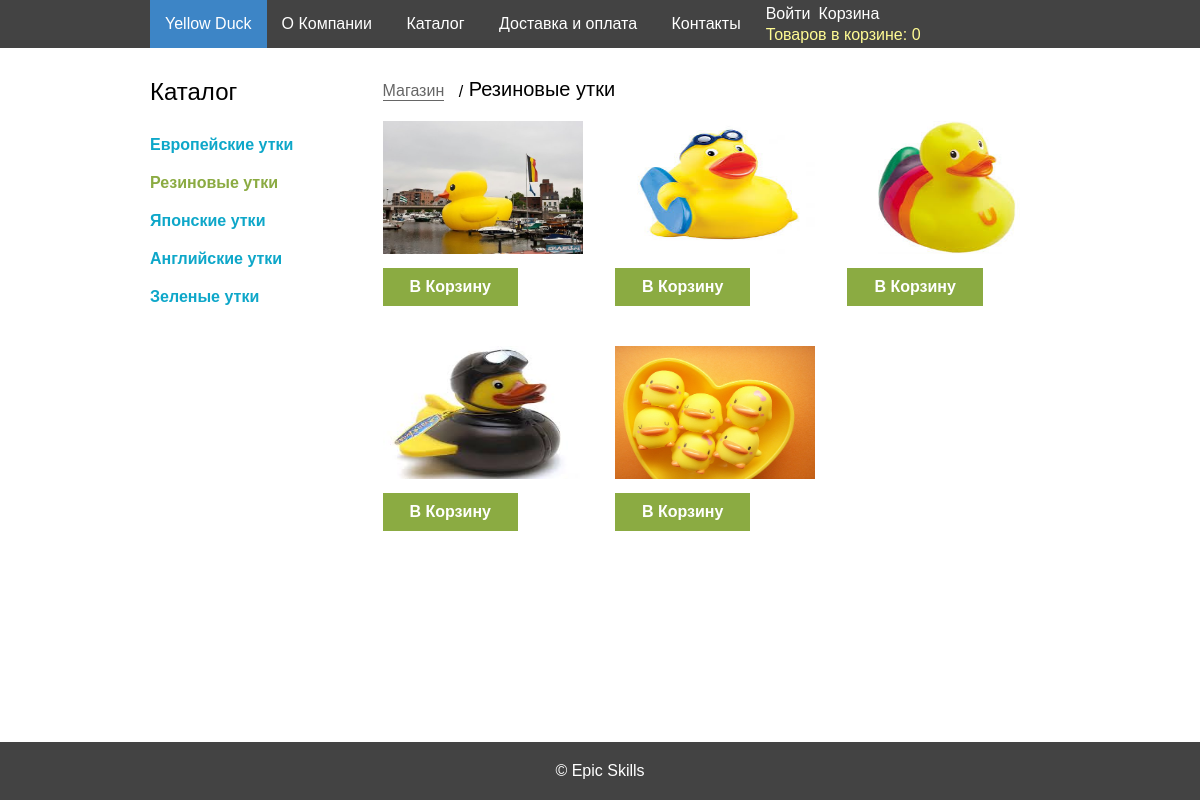
The app's page /category/?id=3 with its own data.
### tables this page shows
CREATE TABLE `categories` ( 
	`id` Int( 11 ) AUTO_INCREMENT NOT NULL, 
	`title` VarChar( 255 ) NOT NULL, 
	`created_at` DateTime NULL DEFAULT CURRENT_TIMESTAMP, 
	`updated_at` DateTime NULL DEFAULT CURRENT_TIMESTAMP,
	 PRIMARY KEY ( `id` )
 )
CHARACTER SET = utf8
COLLATE = utf8_general_ci;

CREATE TABLE `products` ( 
	`id` Int( 11 ) AUTO_INCREMENT NOT NULL, 
	`title` VarChar( 255 ) NOT NULL, 
	`description` Text NULL, 
	`price` Double( 7, 2 ) NOT NULL, 
	`image_id` Int( 11 ) NOT NULL DEFAULT '1', 
	`created_at` DateTime NULL, 
	`updated_at` DateTime NOT NULL, 
	`category_id` Int( 11 ) NULL,
	 PRIMARY KEY ( `id` )
 )
CHARACTER SET = utf8
COLLATE = utf8_general_ci;

CREATE TABLE `images` ( 
	`id` Int( 11 ) AUTO_INCREMENT NOT NULL, 
	`photo` VarChar( 255 ) NOT NULL, 
	`created_at` DateTime NULL, 
	`updated_at` DateTime NULL,
	 PRIMARY KEY ( `id` )
 )
CHARACTER SET = utf8
COLLATE = utf8_general_ci;

### src/autoload.php (called while the page is built, shortened)
<?php
function autoload($className) {
    $src_path = __DIR__ . '/../src/';
    $className = ltrim($className, '\\');
    $fileName  = '';
    if ($lastNsPos = strrpos($className, '\\')) {
        $namespace = substr($className, 0, $lastNsPos);
        $className = substr($className, $lastNsPos + 1);
        $fileName  = str_replace('\\', DIRECTORY_SEPARATOR, $namespace) . DIRECTORY_SEPARATOR;
    }
    $fileName .= str_replace('_', DIRECTORY_SEPARATOR, $className) . '.php';
}

### src/App/DB/Connection.php (called while the page is built, shortened)
<?php
class Connection {
    private $connection;
    public function __construct($username,$password) {
        try {
            $this->connection = new \PDO(
                'mysql:host=localhost;dbname=duck_store;charset=utf8',
                $username,
                $password
            );
        } catch (\Exception $e) {
            die($e->getMessage());
        }
    }
    public function prepare($sql) {
        return $this->connection->prepare($sql);
    }
}

### src/App/DB/Categories.php (called while the page is built, shortened)
<?php
class Categories {
    public static function getAll(Connection $connection) {
        $cat_stmt = $connection->prepare("SELECT * FROM `categories`");
        $cat_stmt->execute();
        return $cat_stmt->fetchAll(\PDO::FETCH_ASSOC);
    }
    public static function get($id, Connection $connection) {
        $stmt = $connection->prepare("SELECT * FROM `categories` WHERE `categories`.`id` = :id");
        $stmt->execute(['id' => $id]);
        return $stmt->fetch(\PDO::FETCH_ASSOC);
    }
}

### src/App/DB/Products.php (called while the page is built, shortened)
<?php
class Products {
    public static function getByCategory($categoryId,Connection $connection) {
        $statement = $connection->prepare('SELECT p.id, p.title, p.description, p.price, p.category_id, p.updated_at, i.photo
 FROM `products` p INNER JOIN `images` i ON p.image_id = i.id WHERE p.category_id = :id GROUP BY p.id');
        $statement->execute(['id' => $categoryId]);
        $products = $statement->fetchAll(\PDO::FETCH_ASSOC);
        return $products;
    }
}

### src/templates/_shop_element.php (the view)
<div class="item-block column column4">
	<a href="<?= \App\Utilities\Options::URL ?>/product/?id=<?=$products[$i]['id']?>" class="item" title="<?=$products[$i]['title'];?>">
		<img src="<?=$products[$i]['photo']?>" alt="<?=$products[$i]['title'];?>">
	</a>
	<a href="<?= \App\Utilities\Options::URL ?>/cart/add/?item=<?=$products[$i]['id']?>" class="btn-basket">
        В Корзину
    </a>
</div>

### src/category.php (shortened to what this page needs)
<?php
$flag = false;
$products = [];
if ((isset($_GET['id']))&&(is_numeric($_GET['id']))) {
    $id = $_GET['id'];
    $category = \App\DB\Categories::get($id, $connection);
    if (!$flag) {
        $products = \App\DB\Products::getByCategory($category['id'], $connection);
    }
} else {
    $flag = true;
    $category['title'] = "Неизвестная категория";
}
include_once __DIR__ . '/templates/_header.php';
include_once __DIR__ . '/templates/_top_menu.php';
?>
    <section>
        <div class="container">
            <div class="row clearfix">
                <?php include_once 'templates/_menu.php'; ?>
                <div class="column column9">
                    <div class="catalog">
                        <div class="breadcrumbs">
                            <a href="<?= \App\Utilities\Options::URL ?>">Магазин</a>
                            <p><?=$category['title']?></p>
                        </div>
                        <div class="row clearfix">
                            <?php
                            if (!empty($products)) {
                                include_once __DIR__ . '/templates/_pagination-cat.php';
                            }
                            ?>
                        </div>
                    </div>
                </div>
            </div>
        </div>
    </section>
<?php include_once __DIR__ . '/templates/_footer.php';

### src/templates/_menu.php (shortened to what this page needs)
<aside class="column column3">
	<h2>Каталог</h2>
	<ul class="categories">
        <?php
        foreach ($categories as $_category) {
            echo "<li><a href='"
                . \App\Utilities\Options::URL
                . "/category/?id="
                . $_category['id'] . "'>"
                . $_category['title'] . "</a></li>";
        }
        ?>
	</ul>
</aside>

### src/templates/_pagination-cat.php (shortened to what this page needs)
<?php
$count_of_items_on_page = 9;
$count = ceil(count($products) / $count_of_items_on_page);
if ((isset($_GET['page'])&&(is_numeric($_GET['page'])) && ($_GET['page'] <= $count))) {
    $page = $_GET['page'];
} else {
    $page = "1";
}
if ($page <= $count) {
    $offset = (intval($page)-1)*$count_of_items_on_page;
    for ($i = $offset; $i < $offset + $count_of_items_on_page; $i++) {
        if ($i < count($products)) {
            if (isset($_SESSION['user_id'])) {
                include "_shop_element_admin.php";
            } else {
                include "_shop_element.php";
            }
        }
    }
} else {
    echo "Список товаров пуст";
}

### web/css/style.css (style rules this page uses)
* { margin: 0; padding: 0; -webkit-box-sizing: border-box; -moz-box-sizing: border-box; box-sizing: border-box; }
body { background-color: #fff; width: 100%; }
.clearfix::after { content: ''; display: table; clear: both; }
.container { width: 960px; margin-right: auto; margin-left: auto; padding-left: 30px; padding-right: 30px;margin: 0 auto; }
.row { margin-left: -15px; margin-right: -15px; }
.column { position: relative; min-height: 1px; padding-left: 15px; padding-right: 15px; float: left; }
.column3 { width: 25%; }
.column4 { width: 33.33%; }
.column9 { width: 75%; }
.column4:nth-of-type(3n+1) { clear: both; }
a { text-decoration: none; }
li { list-style-type: none; }
p { font-size: 16px; }
h1,h2,h3 { font-weight: normal; }
h2 { font-size: 24px; margin-bottom: 20px; }
nav li,nav li a,.btn-basket { display: inline-block; }
aside a { display: block; color: #0ea7c9; padding: 10px 0; font-size: 16px; font-weight: bold; }
.item-block { margin-bottom: 40px; }
.item-block img { width: 200px; height: 133px; margin-bottom: 10px; }
.btn-basket { background-color: #8bab42; color: #fff; padding: 10px 27px; font-weight: bold; }
.breadcrumbs { margin-bottom: 20px; }
.breadcrumbs a,.breadcrumbs p { display: inline-block; }
.breadcrumbs a { position: relative; border-bottom: 1px solid #666; font-size: 16px; color: #666; }
.breadcrumbs p:before { content: "/"; position: absolute; left: -10px; bottom: 0; font-size: 16px; font-weight: normal; }
.breadcrumbs p { margin-left: 20px; font-size: 20px; color: #000;position: relative; }
main,section { overflow: hidden; margin-bottom: 100px; }
.categories .current { color: #8bab42; }

### records on screen
categories: title "Европейские утки"
categories: title "Резиновые утки"
categories: title "Японские утки"
categories: title "Английские утки"
categories: title "Зеленые утки"
products: image.photo (picture)
products: image.photo (picture)
products: image.photo (picture)
products: image.photo (picture)
products: image.photo (picture)

### other values on screen
getProductsInCart() "0"
